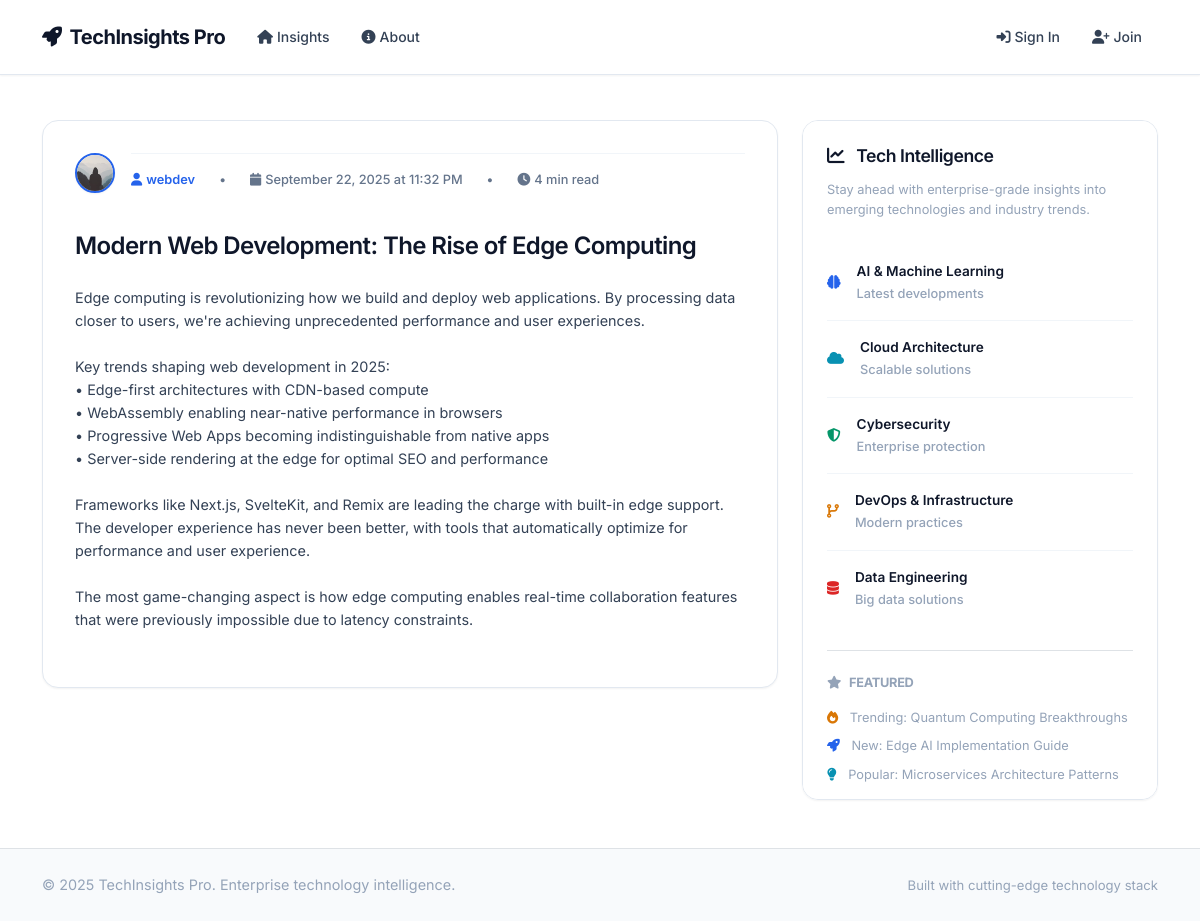
Screenshot of /post/3 with the database file from the repository.
### flaskblog/models.py (models this page shows, shortened)
class User(db.Model, UserMixin):
    id = db.Column(db.Integer, primary_key=True)
    username = db.Column(db.String(20), unique=True, nullable=False)
    email = db.Column(db.String(120), unique=True, nullable=False)
    image_file = db.Column(db.String(20), nullable=False, default='default.jpg')
    password = db.Column(db.String(60), nullable=False)
    posts = db.relationship('Post', backref='author', lazy=True)

class Post(db.Model):
    id = db.Column(db.Integer, primary_key=True)
    title = db.Column(db.String(100), nullable=False)
    date_posted = db.Column(db.DateTime, nullable=False, default=datetime.utcnow)
    content = db.Column(db.Text, nullable=False)
    user_id = db.Column(db.Integer, db.ForeignKey('user.id'), nullable=False)

### flaskblog/posts/routes.py (the view)
@posts.route("/post/<int:post_id>")
def post(post_id):
    post = Post.query.get_or_404(post_id)
    return render_template('post.html', title=post.title, post=post)

### flaskblog/templates/post.html (shortened to what this page needs)
{% extends "layout.html" %}
{% block content %}
  <article class="article-card fade-in-up">
    <div class="d-flex align-items-start mb-4">
      <img class="article-img me-3" src="{{ url_for('static', filename='profile_pics/' + post.author.image_file) }}" alt="{{ post.author.username }}">
      <div class="flex-grow-1">
        <div class="article-metadata mb-3">
          <a class="author-link" href="{{ url_for('users.user_posts', username=post.author.username) }}">
            <i class="fas fa-user me-1"></i>{{ post.author.username }}
          </a>
          <span class="mx-2">•</span>
          <span>
            <i class="fas fa-calendar me-1"></i>{{ post.date_posted.strftime('%B %d, %Y at %I:%M %p') }}
          </span>
          <span class="mx-2">•</span>
          <span>
            <i class="fas fa-clock me-1"></i>{{ (post.content|length / 200)|round|int }} min read
          </span>
        </div>
      </div>
    </div>
    <h1 class="article-title mb-4">{{ post.title }}</h1>
    <div class="article-content">
      {{ post.content|replace('\n', '<br>')|safe }}
    </div>
  </article>
{% endblock content %}

### flaskblog/static/main.css (style rules this page uses)
:root { --primary: #2563eb; --primary-dark: #1d4ed8; --primary-light: #3b82f6; --secondary: #475569; --accent: #0891b2; --success: #059669; --warning: #d97706; --danger: #dc2626; --bg-primary: #ffffff; --bg-secondary: #f8fafc; --bg-tertiary: #f1f5f9; --bg-card: #ffffff; --bg-elevated: #f8fafc; --bg-glass: rgba(248, 250, 252, 0.8); --bg-overlay: rgba(255, 255, 255, 0.95); --bg-hero: linear-gradient(135deg, #f8fafc 0%, #e2e8f0 100%); --text-primary: #0f172a; --text-secondary: #334155; --text-tertiary: #64748b; --text-muted: #94a3b8; --text-inverse: #ffffff; --border-primary: #e2e8f0; --border-secondary: #f1f5f9; --shadow-sm: 0 1px 2px 0 rgba(0, 0, 0, 0.05); --shadow-md: 0 4px 6px -1px rgba(0, 0, 0, 0.1), 0 2px 4px -1px rgba(0, 0, 0, 0.06); --shadow-lg: 0 10px 15px -3px rgba(0, 0, 0, 0.1), 0 4px 6px -2px rgba(0, 0, 0, 0.05); --shadow-xl: 0 20px 25px -5px rgba(0, 0, 0, 0.1), 0 10px 10px -5px rgba(0, 0, 0, 0.04); --shadow-2xl: 0 25px 50px -12px rgba(0, 0, 0, 0.25); --radius-sm: 0.375rem; --radius-md: 0.5rem; --radius-lg: 0.75rem; --radius-xl: 1rem; --radius-2xl: 1.5rem; --transition-fast: 150ms cubic-bezier(0.4, 0, 0.2, 1); --transition-normal: 300ms cubic-bezier(0.4, 0, 0.2, 1); --transition-slow: 500ms cubic-bezier(0.4, 0, 0.2, 1); }
* { box-sizing: border-box; margin: 0; padding: 0; }
html { scroll-behavior: smooth; }
body { font-family: 'Inter', -apple-system, BlinkMacSystemFont, 'Segoe UI', Roboto, 'Helvetica Neue', Arial, sans-serif; background: var(--bg-primary); color: var(--text-primary); line-height: 1.6; font-size: 15px; font-weight: 400; -webkit-font-smoothing: antialiased; -moz-osx-font-smoothing: grayscale; overflow-x: hidden; }
h1, h2, h3, h4, h5, h6 { color: var(--text-primary); font-weight: 600; line-height: 1.3; letter-spacing: -0.025em; margin-bottom: 0.75rem; }
h1 { font-size: 2.25rem; font-weight: 700; }
.article-card { background: var(--bg-card); border: 1px solid var(--border-primary); border-radius: var(--radius-xl); padding: 2rem; margin-bottom: 1.5rem; transition: var(--transition-normal); position: relative; overflow: hidden; box-shadow: var(--shadow-sm); }
.article-card::before { content: ''; position: absolute; top: 0; left: 0; right: 0; height: 2px; background: linear-gradient(90deg, var(--primary), var(--accent)); transform: scaleX(0); transform-origin: left; transition: var(--transition-normal); }
.article-title { color: var(--text-primary); font-size: 1.5rem; font-weight: 600; line-height: 1.3; margin-bottom: 0.75rem; text-decoration: none; transition: var(--transition-fast); letter-spacing: -0.025em; }
.article-content { color: var(--text-secondary); font-size: 0.9rem; line-height: 1.6; margin-bottom: 1.5rem; }
.article-metadata { display: flex; align-items: center; gap: 1rem; padding-top: 1rem; border-top: 1px solid var(--border-secondary); color: var(--text-tertiary); font-size: 0.8rem; font-weight: 500; }
.article-img { width: 40px; height: 40px; border-radius: 50%; border: 2px solid var(--primary); object-fit: cover; transition: var(--transition-fast); box-shadow: var(--shadow-sm); }
.author-link { color: var(--primary); text-decoration: none; font-weight: 600; transition: var(--transition-fast); }
.fade-in-up { animation: slideInUp 0.4s ease-out forwards; }
.fade-in-up { animation: slideInUp 0.6s ease-out forwards; opacity: 0; }

### rows the page displays
User: image_file (placeholder picture), author.username "webdev"
Post: date_posted "September 22, 2025 at 11:32 PM", title "Modern Web Development: The Rise of Edge Computing", content "Edge computing is revolutionizing how we build and deploy web applications. By processing data closer to users, we're achieving unprecedented performance and user experiences. Key trends shaping web development in 2025: • Edge-first architectures with CDN-based compute • WebAssembly enabling near-native performance in browsers • Progressive Web Apps becoming indistinguishable from native apps • Server-side rendering at the edge for optimal SEO and performance Frameworks like Next.js, SvelteKit, and Remix are leading the charge with built-in edge support. The developer experience has never been better, with tools that automatically optimize for performance and user experience. The most…"

### other values shown
{{ (post.content|length / 200)|round|int }} "4"
